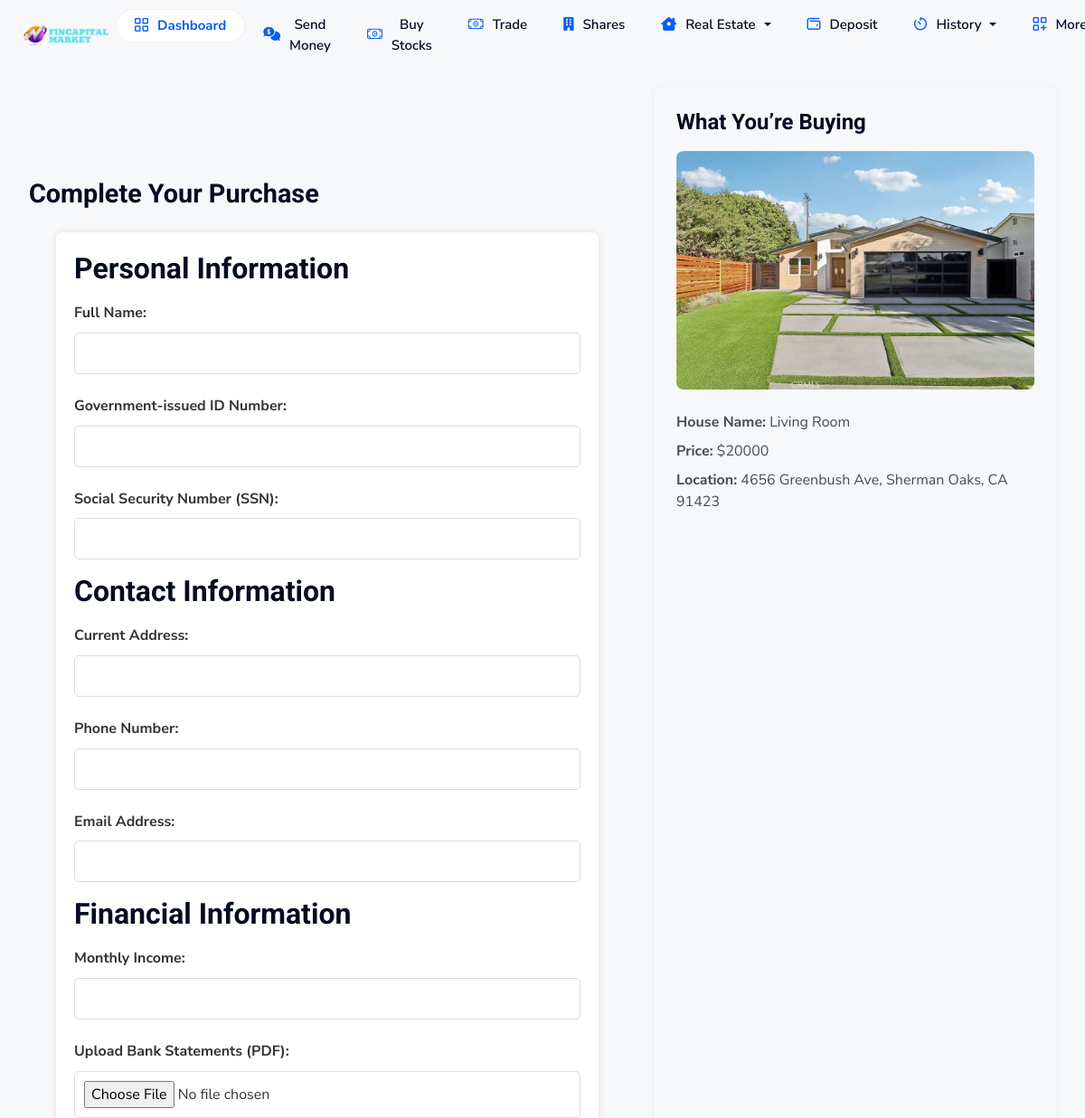
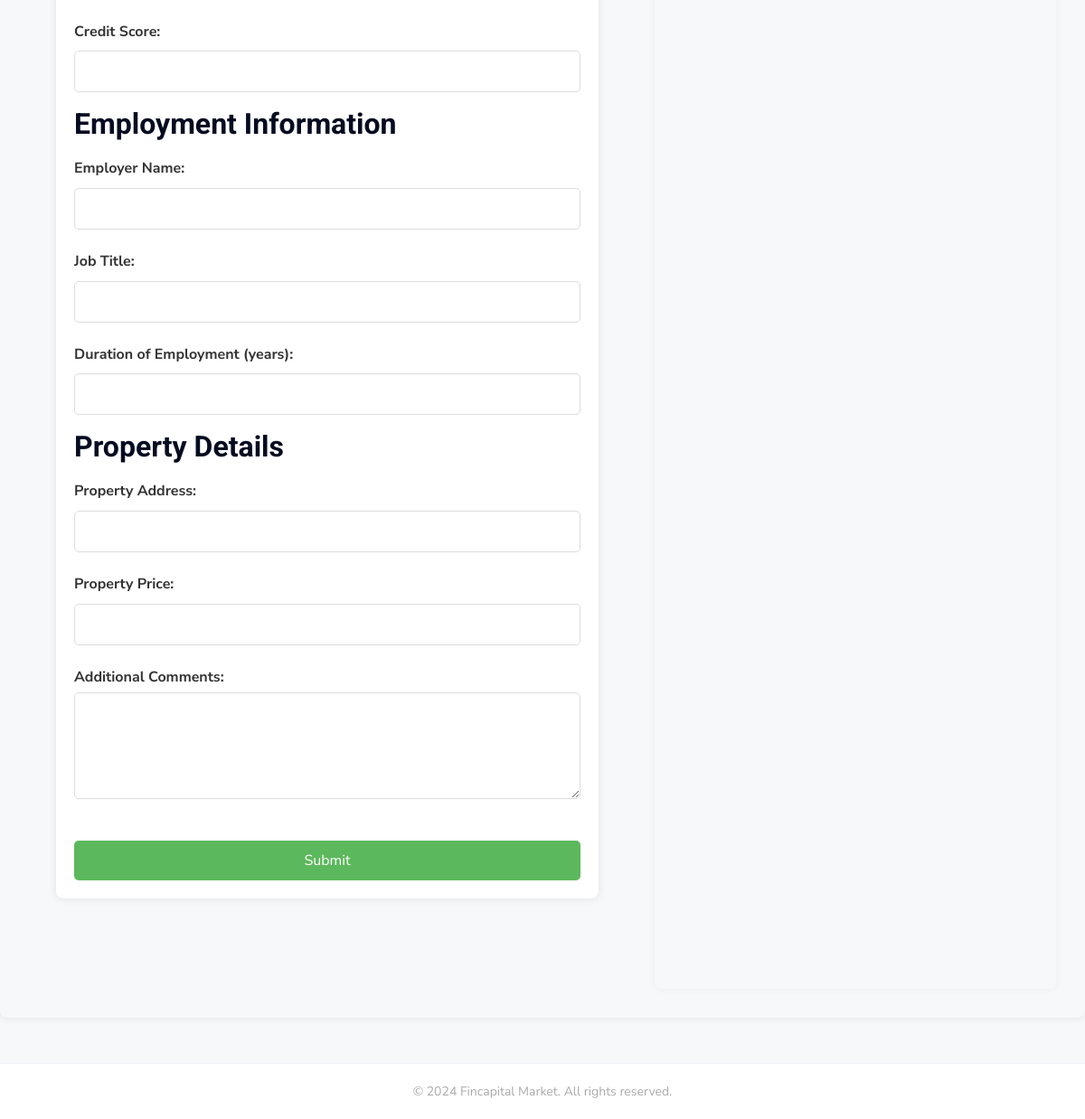
Screenshot of /housebuy/1 (signed in) with the database file from the repository (2 pictures, top to bottom).
### userapp/models.py (models this page shows, shortened)
class House(models.Model):
    name = models.CharField(max_length=100)
    location = models.CharField(max_length=100)
    price = models.IntegerField(default=1000)
    description = models.TextField(max_length=10000, default='mmml')
    features = models.TextField(max_length=10000)
    location_link = models.URLField(max_length=5000, default='https://googlemap.com')
    main_picture = models.FileField(upload_to='house/main_pictures/')  # Main display picture
    other_pictures = models.ManyToManyField('HousePicture', related_name='houses')

### userapp/views.py (the view, shortened to what this page needs)
# urls.py: path('housebuy/<str:id>',views.housebuy_view, name='housebuy'),
@login_required
def housebuy_view(request, id):
   user = request.user
   x = House.objects.get(id=id)
   amount = x.price
   form = HousePurchaseInfoForm(request.POST, request.FILES)
   return render(request, 'user/housebuy.html', {'form': form,'x':x})

### userapp/forms.py
class HousePurchaseInfoForm(forms.ModelForm):
    class Meta:
        model = HousePurchaseInfo
        fields = [
            'full_name', 'id_number', 'ssn',
            'current_address', 'phone', 'email',
            'monthly_income', 'bank_statements', 'credit_score',
            'employer_name', 'job_title', 'employment_duration_years',
            'property_address', 'property_price', 'comments'
        ]
        widgets = {
            'comments': forms.Textarea(attrs={'rows': 3}),
        }

### userapp/context_processors.py (called while the page is built)
def notifications_processor(request):
    notif = None  # Initialize notifications as None
    if request.user.is_authenticated:  # Check if the user is logged in
        try:
            notif = notification.objects.filter(user=request.user)
        except notification.DoesNotExist:
            notif = None
    return {'notifications': notif}  # Return notifications to be available globally

### template/user/housebuy.html (shortened to what this page needs)
{% extends 'user/base.html' %}
{% load static %}
{% block content %}
    <main class="payment-container">
        <section class="payment-form">
            <h2>Complete Your Purchase</h2>
<form id="payment-form">
    <h3>Personal Information</h3>
    <label for="full_name">Full Name:</label>
    <input type="text" id="full_name" name="full_name" required>
    <label for="id_number">Government-issued ID Number:</label>
    <input type="text" id="id_number" name="id_number" required>
    <label for="ssn">Social Security Number (SSN):</label>
    <input type="text" id="ssn" name="ssn" required>
    <h3>Contact Information</h3>
    <label for="current_address">Current Address:</label>
    <input type="text" id="current_address" name="current_address" required>
    <label for="phone">Phone Number:</label>
    <input type="tel" id="phone" name="phone" required>
    <label for="email">Email Address:</label>
    <input type="email" id="email" name="email" required>
    <h3>Financial Information</h3>
    <label for="income">Monthly Income:</label>
    <input type="number" id="income" name="income" required>
    <label for="bank_statements">Upload Bank Statements (PDF):</label>
    <input type="file" id="bank_statements" name="bank_statements" accept=".pdf" required>
    <label for="credit_score">Credit Score:</label>
    <input type="number" id="credit_score" name="credit_score" required>
    <h3>Employment Information</h3>
    <label for="employer">Employer Name:</label>
    <input type="text" id="employer" name="employer" required>
    <label for="job_title">Job Title:</label>
    <input type="text" id="job_title" name="job_title" required>
    <label for="employment_duration">Duration of Employment (years):</label>
    <input type="number" id="employment_duration" name="employment_duration" required>
    <h3>Property Details</h3>
    <label for="property_address">Property Address:</label>
    <input type="text" id="property_address" name="property_address" required>
    <label for="property_price">Property Price:</label>
    <input type="number" id="property_price" name="property_price" required>
    <label for="comments">Additional Comments:</label>
    <textarea id="comments" name="comments" rows="4"></textarea>
    <button type="submit">Submit</button>
</form>
        </section>
        <aside class="purchase-summary">
            <h3>What You’re Buying</h3>
            <div class="house-details">
                <img src="{{x.main_picture.url}}" alt="House Image">
                <p><strong>House Name:</strong> {{x.name}}</p>
                <p><strong>Price:</strong> ${{x.price}}</p>
                <p><strong>Location:</strong> {{x.location}}</p>
            </div>
        </aside>
    </main>
{% endblock %}

### static/assets/themes/light/css/style.css (style rules this page uses)
:root { --body-font: "Jost", sans-serif; --heading-font: "Jost", sans-serif; --primary-color: #98b11f; --heading-color: #26282C; --black: #26282C; --grayish-blue: #929cbf; --white: #ffffff; --soft-blue: #C1BFFD; --grayish-violet: #f5f4f7; --btn-hover-bg: #839B1B; --soft-green: #ccf888; --soft-red: #d82a68; --lime-gray: #d0d0d0; --vivid-orange: #fb6116; --orange: #ff9a00; --orange-opacity-low: rgba(255, 153, 0, 0.3); --yellow: #fcc013; --input-color: #F5F4F7; --primary-color-opacity-low: rgba(152, 177, 31, 0.1); --soft-red-opacity-low: rgba(216, 42, 103, 0.1); --bg-color1: rgba(152, 177, 31, 0.1); --bg-color2: #F1F3F4; --bg-color3: #152748; --bg-color4: #273c57; --body-color: #474D57; --border-color1: #f2f2f2; --border-color2: #e1e1e1; --border-color3: rgb(51, 104, 250, 0.1); --shadow1: 0px 3px 5px 0px rgba(0, 0, 0, 0.10); --shadow2: 0px 0px 5px 0px rgba(0, 0, 0, 0.10); --shadow3: 5px 5px 20px rgba(54, 97, 252, .15); --shadow4: 5px 5px 20px rgb(152 177 31 / 15%); --transition: all .3s ease-in-out; }
*, *::after, *::before { box-sizing: border-box; padding: 0; margin: 0; }
body { font-family: var(--body-font); line-height: 1.5; color: var(--body-color); font-size: 16px; overflow-x: hidden; background-color: var(--white); }
html { scroll-behavior: smooth; overflow-x: hidden; }
p { color: #474D57; margin-bottom: 10px; line-height: 1.5; }
button { background: none; border: none; padding: 0; }
h1, h2, h3, h4, h5 { font-family: var(--heading-font); font-weight: 500; line-height: 1.3; color: var(--heading-color); }
h2 { font-size: 36px; text-transform: capitalize; margin-bottom: 15px; font-weight: 500; color: var(--heading-color); }
h3 { font-size: 32px; margin-bottom: 15px; font-weight: 500; }
img { max-width: 100%; height: auto; }
section { padding: 100px 0; }

### template/user/housebuy.html (style rules this page uses)
.payment-container { display: flex; justify-content: center; width: 100%; max-width: 100%; background-color: transparent; box-shadow: 0 0 10px rgba(0, 0, 0, 0.1); border-radius: 8px; padding: 2rem; gap: 2rem; margin-top: 4rem; }
.payment-form { flex: 1; }
.payment-form h2 { font-size: 1.8rem; margin-bottom: 1.5rem; }
label { display: block; margin: 0.5rem 0; font-size: 1rem; }
input, select { width: 100%; padding: 0.8rem; border: 1px solid #ccc; border-radius: 5px; font-size: 1rem; margin-top: 0.3rem; }
button { width: 100%; padding: 1rem; background-color: #28a745; color: white; border: none; border-radius: 5px; font-size: 1.2rem; cursor: pointer; margin-top: 1.5rem; }
.purchase-summary { flex: 0.6; background-color: transparent; padding: 1.5rem; border-radius: 8px; box-shadow: 0 0 10px rgba(0, 0, 0, 0.05); }
.purchase-summary h3 { font-size: 1.5rem; margin-bottom: 1rem; }
.house-details img { width: 100%; border-radius: 8px; margin-bottom: 1rem; }
.house-details p { margin: 0.5rem 0; font-size: 1rem; line-height: 1.5; }
form { max-width: 600px; margin: auto; padding: 20px; background: #fff; border-radius: 8px; box-shadow: 0 0 10px rgba(0, 0, 0, 0.1); }
label { display: block; margin-bottom: 5px; font-weight: bold; }
input, select, textarea { width: 100%; padding: 10px; margin-bottom: 15px; border: 1px solid #ddd; border-radius: 5px; }
button { width: 100%; padding: 10px; background: #5cb85c; border: none; color: #fff; font-size: 16px; border-radius: 5px; cursor: pointer; }

### rows the page displays
House: main_picture (picture), name "Living Room", price "20000", location "4656 Greenbush Ave, Sherman Oaks, CA 91423"
